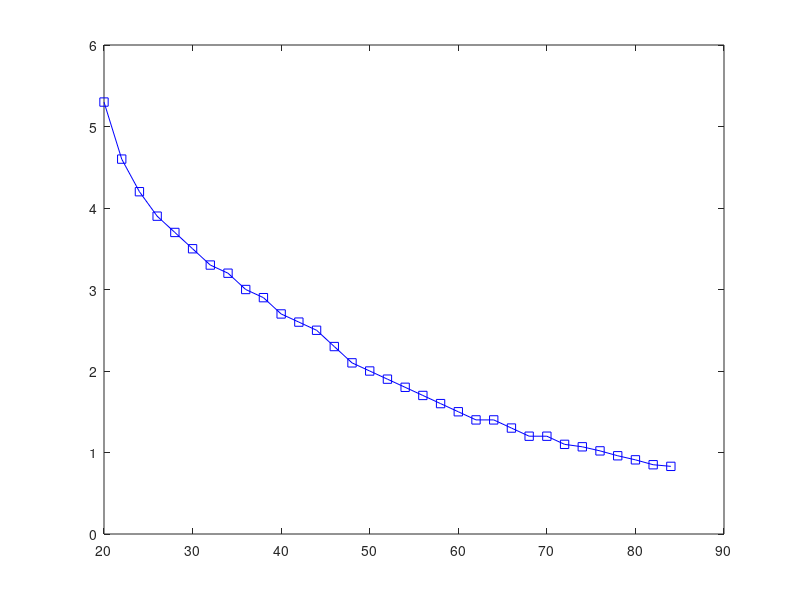

Write MATLAB code to recreate this figure.
clear all;close all;clc;
t=20:2:85;
Um=[5.3 4.6 4.2 3.9 3.7 3.5 3.3 3.2 3 2.9 2.7 2.6 2.5 2.3 2.1 2.0 1.9 1.8 1.7 1.6 1.5 1.4 1.4 1.3 1.2 1.2 1.1 1.07 1.02 0.96 0.91 0.85 0.83]
plot(t,Um,'-bs')
